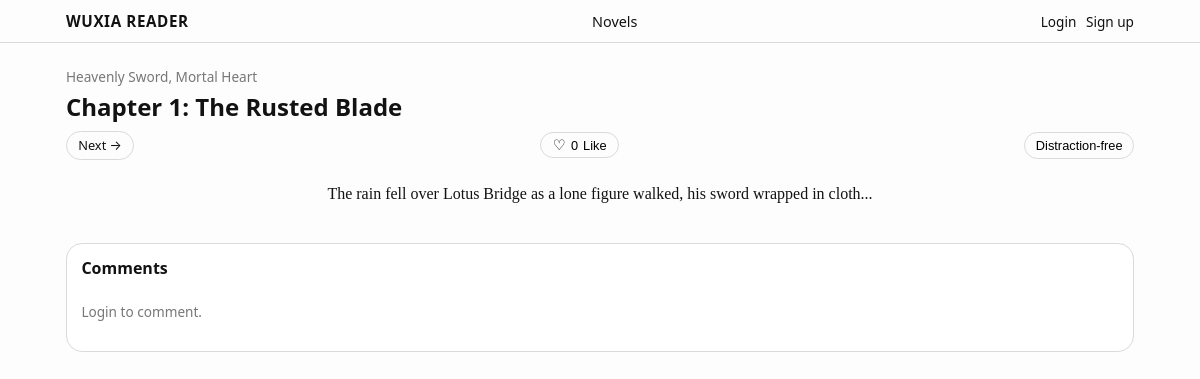
Screenshot of /chapter/1 with the database file from the repository.
### tables this page shows
CREATE TABLE chapters (
  id INT UNSIGNED AUTO_INCREMENT PRIMARY KEY,
  novel_id INT UNSIGNED NOT NULL,
  title VARCHAR(255) NOT NULL,
  content LONGTEXT NOT NULL,
  order_index INT NOT NULL,
  created_at TIMESTAMP DEFAULT CURRENT_TIMESTAMP,
  FOREIGN KEY (novel_id) REFERENCES novels(id) ON DELETE CASCADE,
  INDEX (novel_id),
  INDEX (order_index)
);

CREATE TABLE novels (
  id INT UNSIGNED AUTO_INCREMENT PRIMARY KEY,
  title VARCHAR(255) NOT NULL,
  cover_url VARCHAR(500) DEFAULT NULL,
  description TEXT,
  author VARCHAR(255),
  tags TEXT,
  created_at TIMESTAMP DEFAULT CURRENT_TIMESTAMP
);

### src/Controllers/NovelController.php (called while the page is built, shortened)
<?php
class NovelController
{
    public function showChapter($id)
    {
        $chapter = Chapter::find($id);
        $comments = Comment::findByChapter($id);
        $prev = Chapter::findPrevious($chapter['novel_id'], $chapter['order_index']);
        $next = Chapter::findNext($chapter['novel_id'], $chapter['order_index']);
        $likesCount = Like::count('chapter', $id);
        $currentUser = null;
        $likedByUser = Like::isLikedByUser('chapter', $id, $currentUser['id'] ?? null);
        View::render('chapter', [
            'chapter' => $chapter,
            'prev' => $prev,
            'next' => $next,
            'comments' => $comments,
            'likes_count' => $likesCount,
            'liked_by_user' => $likedByUser,
            'current_user' => $currentUser
        ]);
    }
}

### public/index.php (called while the page is built, shortened)
<?php
$router = new Router();
$router->add('GET', '/', [HomeController::class, 'index']);
$router->add('ANY', '/login', [AuthController::class, 'login']);
$router->add('ANY', '/signup', [AuthController::class, 'signup']);
$router->add('POST', '/logout', [AuthController::class, 'logout']);
$router->add('GET', '#^/novel/(\d+)$#', [NovelController::class, 'show']);
$router->add('GET', '#^/chapter/(\d+)$#', [NovelController::class, 'showChapter']);
$router->add('POST', '/like', [NovelController::class, 'like']);
$router->add('POST', '/comment', [NovelController::class, 'comment']);
$router->add('GET', '/admin/management', [AdminController::class, 'management']);
$router->add('ANY', '/admin/add-novel', [AdminController::class, 'addNovel']);
$router->add('ANY', '/admin/add-chapter', [AdminController::class, 'addChapter']);
$router->add('ANY', '/admin/import-fanmtl', [AdminController::class, 'importFanmtl']);
$router->add('ANY', '/admin/import-novelhall', [AdminController::class, 'importNovelhall']);
$router->add('ANY', '/admin/import-allnovel', [AdminController::class, 'importAllnovel']);
$router->add('ANY', '/admin/import-readnovelfull', [AdminController::class, 'importReadnovelfull']);
$router->dispatch($_SERVER['REQUEST_METHOD'], $_SERVER['REQUEST_URI']);

### src/Core/Config.php (called while the page is built, shortened)
<?php
class Config
{
    private static $config = [];
    public static function get($key, $default = null)
    {
        return self::$config[$key] ?? $default;
    }
}

### src/Models/Chapter.php (called while the page is built, shortened)
<?php
class Chapter
{
    public static function find($id)
    {
        $pdo = Database::connect();
        $stmt = $pdo->prepare("
            SELECT ch.*, n.title AS novel_title, n.id AS novel_id
            FROM chapters ch
            JOIN novels n ON ch.novel_id = n.id
            WHERE ch.id = ?
        ");
        $stmt->execute([$id]);
        return $stmt->fetch();
    }
    public static function findNext($novelId, $currentOrderIndex)
    {
        $pdo = Database::connect();
        $stmt = $pdo->prepare("
            SELECT id, title, order_index
            FROM chapters
            WHERE novel_id = ? AND order_index > ?
            ORDER BY order_index ASC
            LIMIT 1
        ");
        $stmt->execute([$novelId, $currentOrderIndex]);
        return $stmt->fetch();
    }
}

### templates/chapter.php (the view, shortened to what this page needs)
<?php
include 'header.php';
$base = Config::get('BASE_URL');
?>
    <article class="chapter-page">
        <header class="chapter-header">
            <div class="chapter-header__nav">
                <a href="<?= $base ?>/novel/<?= (int)$chapter['novel_id'] ?>" class="chapter-header__novel-link">
                    <?= htmlspecialchars($chapter['novel_title']) ?>
                </a>
            </div>
            <h1><?= htmlspecialchars($chapter['title']) ?></h1>
            <div class="chapter-header__controls">
                <div class="chapter-nav">
                    <?php if ($next): ?>
                        <a class="chapter-nav__btn" href="<?= $base ?>/chapter/<?= (int)$next['id'] ?>">Next →</a>
                    <?php endif; ?>
                </div>
                <div class="like-wrapper">
                    <button
                        class="like-button <?= $liked_by_user ? 'like-button--active' : '' ?>"
                        data-target-type="chapter"
                        data-target-id="<?= (int)$chapter['id'] ?>"
                        data-liked="<?= $liked_by_user ? '1' : '0' ?>"
                    >
                        <span class="like-button__icon"><?= $liked_by_user ? '♥' : '♡' ?></span>
                        <span class="like-button__count"><?= $likes_count ?></span>
                        <span class="like-button__label">Like</span>
                    </button>
                </div>
                <button class="distraction-toggle" data-mode="normal">Distraction-free</button>
            </div>
        </header>
        <section class="chapter-content" id="chapter-content">
            <div class="chapter-text">
                <?= nl2br(htmlspecialchars($chapter['content'])) ?>
            </div>
        </section>
        <section class="comments-block" data-scope="chapter" data-chapter-id="<?= (int)$chapter['id'] ?>">
            <header class="comments-header">
                <h2>Comments</h2>
            </header>
            <?php if (!empty($current_user)): ?>
                <form class="comment-form">
                    <textarea name="text" rows="3" maxlength="500" placeholder="Add a comment..."></textarea>
                    <button type="submit">Post</button>
                </form>
            <?php else: ?>
                <p class="comments-login-hint">Login to comment.</p>
            <?php endif; ?>
        </section>
    </article>
<?php include 'footer.php'; ?>

### src/Core/Router.php (shortened to what this page needs)
<?php
class Router
{
    private $routes = [];
    public function add($method, $path, $handler)
    {
        $this->routes[] = [
            'method' => $method,
            'path' => $path,
            'handler' => $handler
        ];
    }
    public function dispatch($method, $uri)
    {
        $uri = parse_url($uri, PHP_URL_PATH);
        $uri = rtrim($uri, '/');
        foreach ($this->routes as $route) {
            if ($route['method'] !== $method && $route['method'] !== 'ANY') {
                continue;
            }
            $pattern = $route['path'];
            if (strpos($pattern, '#') === 0) {
                 if (preg_match($pattern, $uri, $matches)) {
                     array_shift($matches);
                     return $this->callHandler($route['handler'], $matches);
                 }
            } else {
                if ($pattern === $uri) {
                    return $this->callHandler($route['handler'], []);
                }
            }
        }
    }
    private function callHandler($handler, $params)
    {
        if (is_array($handler)) {
            $method = $handler[1];
            $controller = new $controllerName();
            return call_user_func_array([$controller, $method], $params);
        }
        return call_user_func_array($handler, $params);
    }
}

### public/assets/style.css (style rules this page uses)
:root { --bg: #fdfdfd; --text: #121212; --muted: #777; --border: #dadada; --accent: #c0362c; --accent-soft: #ffe5e0; --card-bg: #ffffff; --shadow-soft: 0 8px 24px rgba(0, 0, 0, 0.06); }
*, *::before, *::after { box-sizing: border-box; }
body { margin: 0; font-family: system-ui, -apple-system, BlinkMacSystemFont, "Segoe UI", sans-serif; background: var(--bg); color: var(--text); }
a { color: inherit; text-decoration: none; }
.chapter-page { display: flex; flex-direction: column; gap: 1.3rem; }
.chapter-header__nav { margin-bottom: 0.2rem; font-size: 0.85rem; }
.chapter-header__novel-link { color: var(--muted); }
.chapter-header h1 { margin: 0 0 0.5rem; font-size: 1.5rem; }
.chapter-header__controls { display: flex; flex-wrap: wrap; align-items: center; gap: 0.6rem; justify-content: space-between; }
.chapter-nav { display: flex; gap: 0.4rem; }
.chapter-nav__btn { border-radius: 999px; border: 1px solid var(--border); padding: 0.3rem 0.7rem; font-size: 0.8rem; background: transparent; }
.chapter-content { display: flex; justify-content: center; }
.chapter-text { font-family: "Lora", "Georgia", serif; line-height: 1.6; max-width: 700px; font-size: 1.0rem; }
.distraction-toggle { border-radius: 999px; border: 1px solid var(--border); font-size: 0.8rem; padding: 0.3rem 0.65rem; background: transparent; cursor: pointer; }
.like-wrapper { display: flex; }
.like-button { border-radius: 999px; border: 1px solid var(--border); padding: 0.25rem 0.7rem; font-size: 0.8rem; cursor: pointer; background: transparent; display: inline-flex; align-items: center; gap: 0.3rem; transition: background 0.15s ease-out, border-color 0.15s ease-out, transform 0.12s ease-out; }
.like-button__icon { font-size: 0.9rem; display: inline-block; min-width: 1em; text-align: center; }
.like-button__count { font-variant-numeric: tabular-nums; }
.comments-block { margin-top: 1rem; border-radius: 16px; background: var(--card-bg); border: 1px solid var(--border); padding: 0.8rem 0.9rem 1rem; }
.comments-header h2 { margin: 0 0 0.6rem; font-size: 1rem; }
.comments-login-hint { font-size: 0.85rem; color: var(--muted); }

### rows the page displays
chapters: novel.title "Heavenly Sword, Mortal Heart", title "Chapter 1: The Rusted Blade", content "The rain fell over Lotus Bridge as a lone figure walked, his sword wrapped in cloth..."
